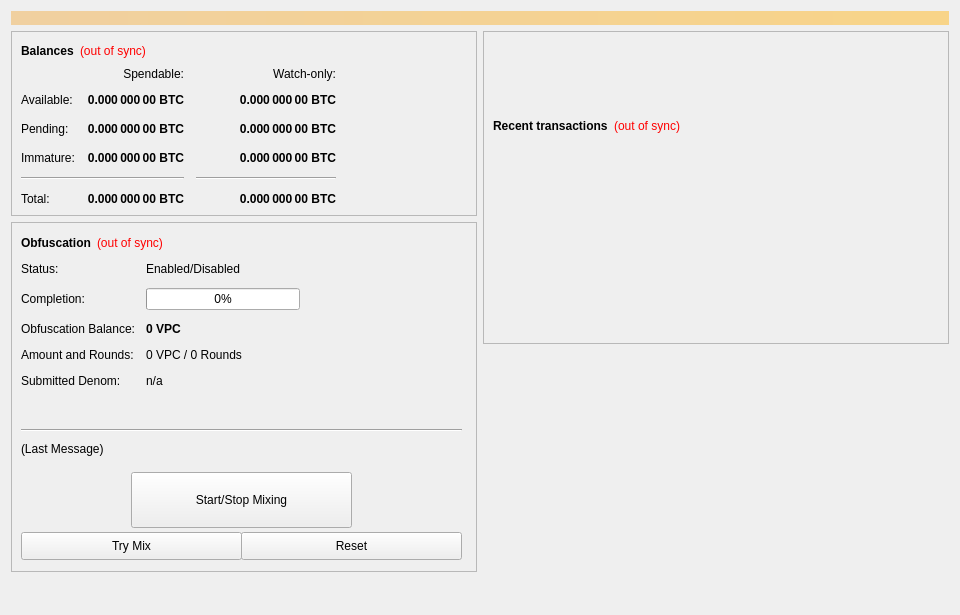
<?xml version="1.0" encoding="UTF-8"?>
<ui version="4.0">
 <class>OverviewPage</class>
 <widget class="QWidget" name="OverviewPage">
  <property name="geometry">
   <rect>
    <x>0</x>
    <y>0</y>
    <width>960</width>
    <height>615</height>
   </rect>
  </property>
  <property name="minimumSize">
   <size>
    <width>960</width>
    <height>0</height>
   </size>
  </property>
  <property name="windowTitle">
   <string>Form</string>
  </property>
  <layout class="QVBoxLayout" name="topLayout">
   <item>
    <widget class="QLabel" name="labelAlerts">
     <property name="visible">
      <bool>false</bool>
     </property>
     <property name="styleSheet">
      <string notr="true">background-color: qlineargradient(x1: 0, y1: 0, x2: 1, y2: 0, stop:0 #F0D0A0, stop:1 #F8D488); color:#000000;</string>
     </property>
     <property name="wordWrap">
      <bool>true</bool>
     </property>
     <property name="margin">
      <number>3</number>
     </property>
    </widget>
   </item>
   <item>
    <layout class="QHBoxLayout" name="horizontalLayout" stretch="1,1">
     <item>
      <layout class="QVBoxLayout" name="verticalLayout_2">
       <item>
        <widget class="QFrame" name="frame">
         <property name="frameShape">
          <enum>QFrame::StyledPanel</enum>
         </property>
         <property name="frameShadow">
          <enum>QFrame::Raised</enum>
         </property>
         <layout class="QVBoxLayout" name="verticalLayout_4">
          <item>
           <layout class="QHBoxLayout" name="horizontalLayout_4">
            <item>
             <widget class="QLabel" name="label_5">
              <property name="font">
               <font>
                <weight>75</weight>
                <bold>true</bold>
               </font>
              </property>
              <property name="text">
               <string>Balances</string>
              </property>
             </widget>
            </item>
            <item>
             <widget class="QLabel" name="labelWalletStatus">
              <property name="cursor">
               <cursorShape>WhatsThisCursor</cursorShape>
              </property>
              <property name="toolTip">
               <string>The displayed information may be out of date. Your wallet automatically synchronizes with the QpayCoin network after a connection is established, but this process has not completed yet.</string>
              </property>
              <property name="styleSheet">
               <string notr="true">QLabel { color: red; }</string>
              </property>
              <property name="text">
               <string notr="true">(out of sync)</string>
              </property>
              <property name="alignment">
               <set>Qt::AlignLeading|Qt::AlignLeft|Qt::AlignVCenter</set>
              </property>
             </widget>
            </item>
            <item>
             <spacer name="horizontalSpacer_3">
              <property name="orientation">
               <enum>Qt::Horizontal</enum>
              </property>
              <property name="sizeHint" stdset="0">
               <size>
                <width>40</width>
                <height>20</height>
               </size>
              </property>
             </spacer>
            </item>
           </layout>
          </item>
          <item>
           <layout class="QGridLayout" name="gridLayout">
            <property name="spacing">
             <number>12</number>
            </property>
            <item row="2" column="2">
             <widget class="QLabel" name="labelWatchPending">
              <property name="font">
               <font>
                <weight>75</weight>
                <bold>true</bold>
               </font>
              </property>
              <property name="cursor">
               <cursorShape>IBeamCursor</cursorShape>
              </property>
              <property name="toolTip">
               <string>Unconfirmed transactions to watch-only addresses</string>
              </property>
              <property name="text">
               <string notr="true">0.000 000 00 BTC</string>
              </property>
              <property name="alignment">
               <set>Qt::AlignRight|Qt::AlignTrailing|Qt::AlignVCenter</set>
              </property>
              <property name="textInteractionFlags">
               <set>Qt::LinksAccessibleByMouse|Qt::TextSelectableByKeyboard|Qt::TextSelectableByMouse</set>
              </property>
             </widget>
            </item>
            <item row="2" column="1">
             <widget class="QLabel" name="labelUnconfirmed">
              <property name="font">
               <font>
                <weight>75</weight>
                <bold>true</bold>
               </font>
              </property>
              <property name="cursor">
               <cursorShape>IBeamCursor</cursorShape>
              </property>
              <property name="toolTip">
               <string>Total of transactions that have yet to be confirmed, and do not yet count toward the spendable balance</string>
              </property>
              <property name="text">
               <string notr="true">0.000 000 00 BTC</string>
              </property>
              <property name="alignment">
               <set>Qt::AlignRight|Qt::AlignTrailing|Qt::AlignVCenter</set>
              </property>
              <property name="textInteractionFlags">
               <set>Qt::LinksAccessibleByMouse|Qt::TextSelectableByKeyboard|Qt::TextSelectableByMouse</set>
              </property>
             </widget>
            </item>
            <item row="3" column="2">
             <widget class="QLabel" name="labelWatchImmature">
              <property name="font">
               <font>
                <weight>75</weight>
                <bold>true</bold>
               </font>
              </property>
              <property name="cursor">
               <cursorShape>IBeamCursor</cursorShape>
              </property>
              <property name="toolTip">
               <string>Staked or masternode rewards in watch-only addresses that has not yet matured</string>
              </property>
              <property name="text">
               <string notr="true">0.000 000 00 BTC</string>
              </property>
              <property name="alignment">
               <set>Qt::AlignRight|Qt::AlignTrailing|Qt::AlignVCenter</set>
              </property>
              <property name="textInteractionFlags">
               <set>Qt::LinksAccessibleByMouse|Qt::TextSelectableByKeyboard|Qt::TextSelectableByMouse</set>
              </property>
             </widget>
            </item>
            <item row="4" column="0" colspan="2">
             <widget class="Line" name="lineSpendableBalance">
              <property name="orientation">
               <enum>Qt::Horizontal</enum>
              </property>
             </widget>
            </item>
            <item row="4" column="2">
             <widget class="Line" name="lineWatchBalance">
              <property name="sizePolicy">
               <sizepolicy hsizetype="Preferred" vsizetype="Fixed">
                <horstretch>0</horstretch>
                <verstretch>0</verstretch>
               </sizepolicy>
              </property>
              <property name="minimumSize">
               <size>
                <width>140</width>
                <height>0</height>
               </size>
              </property>
              <property name="orientation">
               <enum>Qt::Horizontal</enum>
              </property>
             </widget>
            </item>
            <item row="5" column="0">
             <widget class="QLabel" name="labelTotalText">
              <property name="text">
               <string>Total:</string>
              </property>
             </widget>
            </item>
            <item row="3" column="1">
             <widget class="QLabel" name="labelImmature">
              <property name="font">
               <font>
                <weight>75</weight>
                <bold>true</bold>
               </font>
              </property>
              <property name="cursor">
               <cursorShape>IBeamCursor</cursorShape>
              </property>
              <property name="toolTip">
               <string>Staked or masternode rewards that has not yet matured</string>
              </property>
              <property name="text">
               <string notr="true">0.000 000 00 BTC</string>
              </property>
              <property name="alignment">
               <set>Qt::AlignRight|Qt::AlignTrailing|Qt::AlignVCenter</set>
              </property>
              <property name="textInteractionFlags">
               <set>Qt::LinksAccessibleByMouse|Qt::TextSelectableByKeyboard|Qt::TextSelectableByMouse</set>
              </property>
             </widget>
            </item>
            <item row="2" column="3">
             <spacer name="horizontalSpacer_2">
              <property name="orientation">
               <enum>Qt::Horizontal</enum>
              </property>
              <property name="sizeHint" stdset="0">
               <size>
                <width>40</width>
                <height>20</height>
               </size>
              </property>
             </spacer>
            </item>
            <item row="3" column="0">
             <widget class="QLabel" name="labelImmatureText">
              <property name="text">
               <string>Immature:</string>
              </property>
             </widget>
            </item>
            <item row="5" column="1">
             <widget class="QLabel" name="labelTotal">
              <property name="font">
               <font>
                <weight>75</weight>
                <bold>true</bold>
               </font>
              </property>
              <property name="cursor">
               <cursorShape>IBeamCursor</cursorShape>
              </property>
              <property name="toolTip">
               <string>Your current total balance</string>
              </property>
              <property name="text">
               <string notr="true">0.000 000 00 BTC</string>
              </property>
              <property name="alignment">
               <set>Qt::AlignRight|Qt::AlignTrailing|Qt::AlignVCenter</set>
              </property>
              <property name="textInteractionFlags">
               <set>Qt::LinksAccessibleByMouse|Qt::TextSelectableByKeyboard|Qt::TextSelectableByMouse</set>
              </property>
             </widget>
            </item>
            <item row="5" column="2">
             <widget class="QLabel" name="labelWatchTotal">
              <property name="font">
               <font>
                <weight>75</weight>
                <bold>true</bold>
               </font>
              </property>
              <property name="cursor">
               <cursorShape>IBeamCursor</cursorShape>
              </property>
              <property name="toolTip">
               <string>Current total balance in watch-only addresses</string>
              </property>
              <property name="text">
               <string notr="true">0.000 000 00 BTC</string>
              </property>
              <property name="alignment">
               <set>Qt::AlignRight|Qt::AlignTrailing|Qt::AlignVCenter</set>
              </property>
              <property name="textInteractionFlags">
               <set>Qt::LinksAccessibleByMouse|Qt::TextSelectableByKeyboard|Qt::TextSelectableByMouse</set>
              </property>
             </widget>
            </item>
            <item row="0" column="2">
             <widget class="QLabel" name="labelWatchonly">
              <property name="text">
               <string>Watch-only:</string>
              </property>
              <property name="alignment">
               <set>Qt::AlignRight|Qt::AlignTrailing|Qt::AlignVCenter</set>
              </property>
             </widget>
            </item>
            <item row="1" column="0">
             <widget class="QLabel" name="labelBalanceText">
              <property name="text">
               <string>Available:</string>
              </property>
             </widget>
            </item>
            <item row="1" column="1">
             <widget class="QLabel" name="labelBalance">
              <property name="font">
               <font>
                <weight>75</weight>
                <bold>true</bold>
               </font>
              </property>
              <property name="cursor">
               <cursorShape>IBeamCursor</cursorShape>
              </property>
              <property name="toolTip">
               <string>Your current spendable balance</string>
              </property>
              <property name="text">
               <string notr="true">0.000 000 00 BTC</string>
              </property>
              <property name="alignment">
               <set>Qt::AlignRight|Qt::AlignTrailing|Qt::AlignVCenter</set>
              </property>
              <property name="textInteractionFlags">
               <set>Qt::LinksAccessibleByMouse|Qt::TextSelectableByKeyboard|Qt::TextSelectableByMouse</set>
              </property>
             </widget>
            </item>
            <item row="1" column="2">
             <widget class="QLabel" name="labelWatchAvailable">
              <property name="font">
               <font>
                <weight>75</weight>
                <bold>true</bold>
               </font>
              </property>
              <property name="cursor">
               <cursorShape>IBeamCursor</cursorShape>
              </property>
              <property name="toolTip">
               <string>Your current balance in watch-only addresses</string>
              </property>
              <property name="text">
               <string notr="true">0.000 000 00 BTC</string>
              </property>
              <property name="alignment">
               <set>Qt::AlignRight|Qt::AlignTrailing|Qt::AlignVCenter</set>
              </property>
              <property name="textInteractionFlags">
               <set>Qt::LinksAccessibleByMouse|Qt::TextSelectableByKeyboard|Qt::TextSelectableByMouse</set>
              </property>
             </widget>
            </item>
            <item row="2" column="0">
             <widget class="QLabel" name="labelPendingText">
              <property name="text">
               <string>Pending:</string>
              </property>
             </widget>
            </item>
            <item row="0" column="1">
             <widget class="QLabel" name="labelSpendable">
              <property name="text">
               <string>Spendable:</string>
              </property>
              <property name="alignment">
               <set>Qt::AlignRight|Qt::AlignTrailing|Qt::AlignVCenter</set>
              </property>
             </widget>
            </item>
           </layout>
          </item>
         </layout>
        </widget>
       </item>
       <item>
        <widget class="QFrame" name="frameObfuscation">
         <property name="minimumSize">
          <size>
           <width>0</width>
           <height>350</height>
          </size>
         </property>
         <property name="layoutDirection">
          <enum>Qt::LeftToRight</enum>
         </property>
         <property name="frameShape">
          <enum>QFrame::StyledPanel</enum>
         </property>
         <property name="frameShadow">
          <enum>QFrame::Raised</enum>
         </property>
         <widget class="QWidget" name="formLayoutWidget">
          <property name="geometry">
           <rect>
            <x>10</x>
            <y>40</y>
            <width>451</width>
            <height>161</height>
           </rect>
          </property>
          <layout class="QFormLayout" name="formLayout">
           <property name="fieldGrowthPolicy">
            <enum>QFormLayout::AllNonFixedFieldsGrow</enum>
           </property>
           <property name="horizontalSpacing">
            <number>11</number>
           </property>
           <property name="verticalSpacing">
            <number>12</number>
           </property>
           <item row="0" column="0">
            <widget class="QLabel" name="label_6">
             <property name="text">
              <string>Status:</string>
             </property>
            </widget>
           </item>
           <item row="1" column="0">
            <widget class="QLabel" name="label_7">
             <property name="text">
              <string>Completion:</string>
             </property>
            </widget>
           </item>
           <item row="1" column="1">
            <widget class="QProgressBar" name="obfuscationProgress">
             <property name="maximumSize">
              <size>
               <width>154</width>
               <height>16777215</height>
              </size>
             </property>
             <property name="value">
              <number>0</number>
             </property>
            </widget>
           </item>
           <item row="2" column="0">
            <widget class="QLabel" name="labelAnonymizedText">
             <property name="text">
              <string>Obfuscation Balance:</string>
             </property>
            </widget>
           </item>
           <item row="2" column="1">
            <widget class="QLabel" name="labelAnonymized">
             <property name="font">
              <font>
               <weight>75</weight>
               <bold>true</bold>
              </font>
             </property>
             <property name="text">
              <string notr="true">0 VPC</string>
             </property>
            </widget>
           </item>
           <item row="3" column="0">
            <widget class="QLabel" name="label_8">
             <property name="text">
              <string>Amount and Rounds:</string>
             </property>
            </widget>
           </item>
           <item row="3" column="1">
            <widget class="QLabel" name="labelAmountRounds">
             <property name="text">
              <string>0 VPC / 0 Rounds</string>
             </property>
            </widget>
           </item>
           <item row="4" column="0">
            <widget class="QLabel" name="label_9">
             <property name="text">
              <string>Submitted Denom:</string>
             </property>
            </widget>
           </item>
           <item row="4" column="1">
            <widget class="QLabel" name="labelSubmittedDenom">
             <property name="toolTip">
              <string>The denominations you submitted to the Masternode.&lt;br&gt;To mix, other users must submit the exact same denominations.</string>
             </property>
             <property name="text">
              <string>n/a</string>
             </property>
            </widget>
           </item>
           <item row="0" column="1">
            <widget class="QLabel" name="obfuscationEnabled">
             <property name="text">
              <string>Enabled/Disabled</string>
             </property>
            </widget>
           </item>
          </layout>
         </widget>
         <widget class="QPushButton" name="runAutoDenom">
          <property name="geometry">
           <rect>
            <x>251</x>
            <y>17</y>
            <width>1</width>
            <height>1</height>
           </rect>
          </property>
          <property name="palette">
           <palette>
            <active>
             <colorrole role="WindowText">
              <brush brushstyle="SolidPattern">
               <color alpha="255">
                <red>0</red>
                <green>0</green>
                <blue>0</blue>
               </color>
              </brush>
             </colorrole>
             <colorrole role="Button">
              <brush brushstyle="SolidPattern">
               <color alpha="255">
                <red>239</red>
                <green>238</green>
                <blue>238</blue>
               </color>
              </brush>
             </colorrole>
             <colorrole role="Light">
              <brush brushstyle="SolidPattern">
               <color alpha="255">
                <red>255</red>
                <green>255</green>
                <blue>255</blue>
               </color>
              </brush>
             </colorrole>
             <colorrole role="Midlight">
              <brush brushstyle="SolidPattern">
               <color alpha="255">
                <red>247</red>
                <green>246</green>
                <blue>246</blue>
               </color>
              </brush>
             </colorrole>
             <colorrole role="Dark">
              <brush brushstyle="SolidPattern">
               <color alpha="255">
                <red>119</red>
                <green>119</green>
                <blue>119</blue>
               </color>
              </brush>
             </colorrole>
             <colorrole role="Mid">
              <brush brushstyle="SolidPattern">
               <color alpha="255">
                <red>159</red>
                <green>159</green>
                <blue>159</blue>
               </color>
              </brush>
             </colorrole>
             <colorrole role="Text">
              <brush brushstyle="SolidPattern">
               <color alpha="255">
                <red>0</red>
                <green>0</green>
                <blue>0</blue>
               </color>
              </brush>
             </colorrole>
             <colorrole role="BrightText">
              <brush brushstyle="SolidPattern">
               <color alpha="255">
                <red>255</red>
                <green>255</green>
                <blue>255</blue>
               </color>
              </brush>
             </colorrole>
             <colorrole role="ButtonText">
              <brush brushstyle="SolidPattern">
               <color alpha="255">
                <red>0</red>
                <green>0</green>
                <blue>0</blue>
               </color>
              </brush>
             </colorrole>
             <colorrole role="Base">
              <brush brushstyle="SolidPattern">
               <color alpha="255">
                <red>255</red>
                <green>255</green>
                <blue>255</blue>
               </color>
              </brush>
             </colorrole>
             <colorrole role="Window">
              <brush brushstyle="SolidPattern">
               <color alpha="255">
                <red>239</red>
                <green>238</green>
                <blue>238</blue>
               </color>
              </brush>
             </colorrole>
             <colorrole role="Shadow">
              <brush brushstyle="SolidPattern">
               <color alpha="255">
                <red>0</red>
                <green>0</green>
                <blue>0</blue>
               </color>
              </brush>
             </colorrole>
             <colorrole role="AlternateBase">
              <brush brushstyle="SolidPattern">
               <color alpha="255">
                <red>247</red>
                <green>246</green>
                <blue>246</blue>
               </color>
              </brush>
             </colorrole>
             <colorrole role="ToolTipBase">
              <brush brushstyle="SolidPattern">
               <color alpha="255">
                <red>255</red>
                <green>255</green>
                <blue>220</blue>
               </color>
              </brush>
             </colorrole>
             <colorrole role="ToolTipText">
              <brush brushstyle="SolidPattern">
               <color alpha="255">
                <red>0</red>
                <green>0</green>
                <blue>0</blue>
               </color>
              </brush>
             </colorrole>
            </active>
            <inactive>
             <colorrole role="WindowText">
              <brush brushstyle="SolidPattern">
               <color alpha="255">
                <red>0</red>
                <green>0</green>
                <blue>0</blue>
               </color>
              </brush>
             </colorrole>
             <colorrole role="Button">
              <brush brushstyle="SolidPattern">
               <color alpha="255">
                <red>239</red>
                <green>238</green>
                <blue>238</blue>
               </color>
              </brush>
             </colorrole>
             <colorrole role="Light">
              <brush brushstyle="SolidPattern">
               <color alpha="255">
                <red>255</red>
                <green>255</green>
                <blue>255</blue>
               </color>
              </brush>
             </colorrole>
             <colorrole role="Midlight">
              <brush brushstyle="SolidPattern">
               <color alpha="255">
                <red>247</red>
                <green>246</green>
                <blue>246</blue>
               </color>
              </brush>
             </colorrole>
             <colorrole role="Dark">
              <brush brushstyle="SolidPattern">
               <color alpha="255">
                <red>119</red>
                <green>119</green>
                <blue>119</blue>
               </color>
              </brush>
             </colorrole>
             <colorrole role="Mid">
              <brush brushstyle="SolidPattern">
               <color alpha="255">
                <red>159</red>
                <green>159</green>
                <blue>159</blue>
               </color>
              </brush>
             </colorrole>
             <colorrole role="Text">
              <brush brushstyle="SolidPattern">
               <color alpha="255">
                <red>0</red>
                <green>0</green>
                <blue>0</blue>
               </color>
              </brush>
             </colorrole>
             <colorrole role="BrightText">
              <brush brushstyle="SolidPattern">
               <color alpha="255">
                <red>255</red>
                <green>255</green>
                <blue>255</blue>
               </color>
              </brush>
             </colorrole>
             <colorrole role="ButtonText">
              <brush brushstyle="SolidPattern">
               <color alpha="255">
                <red>0</red>
                <green>0</green>
                <blue>0</blue>
               </color>
              </brush>
             </colorrole>
             <colorrole role="Base">
              <brush brushstyle="SolidPattern">
               <color alpha="255">
                <red>255</red>
                <green>255</green>
                <blue>255</blue>
               </color>
              </brush>
             </colorrole>
             <colorrole role="Window">
              <brush brushstyle="SolidPattern">
               <color alpha="255">
                <red>239</red>
                <green>238</green>
                <blue>238</blue>
               </color>
              </brush>
             </colorrole>
             <colorrole role="Shadow">
              <brush brushstyle="SolidPattern">
               <color alpha="255">
                <red>0</red>
                <green>0</green>
                <blue>0</blue>
               </color>
              </brush>
             </colorrole>
             <colorrole role="AlternateBase">
              <brush brushstyle="SolidPattern">
               <color alpha="255">
                <red>247</red>
                <green>246</green>
                <blue>246</blue>
               </color>
              </brush>
             </colorrole>
             <colorrole role="ToolTipBase">
              <brush brushstyle="SolidPattern">
               <color alpha="255">
                <red>255</red>
                <green>255</green>
                <blue>220</blue>
               </color>
              </brush>
             </colorrole>
             <colorrole role="ToolTipText">
              <brush brushstyle="SolidPattern">
               <color alpha="255">
                <red>0</red>
                <green>0</green>
                <blue>0</blue>
               </color>
              </brush>
             </colorrole>
            </inactive>
            <disabled>
             <colorrole role="WindowText">
              <brush brushstyle="SolidPattern">
               <color alpha="255">
                <red>119</red>
                <green>119</green>
                <blue>119</blue>
               </color>
              </brush>
             </colorrole>
             <colorrole role="Button">
              <brush brushstyle="SolidPattern">
               <color alpha="255">
                <red>239</red>
                <green>238</green>
                <blue>238</blue>
               </color>
              </brush>
             </colorrole>
             <colorrole role="Light">
              <brush brushstyle="SolidPattern">
               <color alpha="255">
                <red>255</red>
                <green>255</green>
                <blue>255</blue>
               </color>
              </brush>
             </colorrole>
             <colorrole role="Midlight">
              <brush brushstyle="SolidPattern">
               <color alpha="255">
                <red>247</red>
                <green>246</green>
                <blue>246</blue>
               </color>
              </brush>
             </colorrole>
             <colorrole role="Dark">
              <brush brushstyle="SolidPattern">
               <color alpha="255">
                <red>119</red>
                <green>119</green>
                <blue>119</blue>
               </color>
              </brush>
             </colorrole>
             <colorrole role="Mid">
              <brush brushstyle="SolidPattern">
               <color alpha="255">
                <red>159</red>
                <green>159</green>
                <blue>159</blue>
               </color>
              </brush>
             </colorrole>
             <colorrole role="Text">
              <brush brushstyle="SolidPattern">
               <color alpha="255">
                <red>119</red>
                <green>119</green>
                <blue>119</blue>
               </color>
              </brush>
             </colorrole>
             <colorrole role="BrightText">
              <brush brushstyle="SolidPattern">
               <color alpha="255">
                <red>255</red>
                <green>255</green>
                <blue>255</blue>
               </color>
              </brush>
             </colorrole>
             <colorrole role="ButtonText">
              <brush brushstyle="SolidPattern">
               <color alpha="255">
                <red>119</red>
                <green>119</green>
                <blue>119</blue>
               </color>
              </brush>
             </colorrole>
             <colorrole role="Base">
              <brush brushstyle="SolidPattern">
               <color alpha="255">
                <red>239</red>
                <green>238</green>
                <blue>238</blue>
               </color>
              </brush>
             </colorrole>
             <colorrole role="Window">
              <brush brushstyle="SolidPattern">
               <color alpha="255">
                <red>239</red>
                <green>238</green>
                <blue>238</blue>
               </color>
              </brush>
             </colorrole>
             <colorrole role="Shadow">
              <brush brushstyle="SolidPattern">
               <color alpha="255">
                <red>0</red>
                <green>0</green>
                <blue>0</blue>
               </color>
              </brush>
             </colorrole>
             <colorrole role="AlternateBase">
              <brush brushstyle="SolidPattern">
               <color alpha="255">
                <red>239</red>
                <green>238</green>
                <blue>238</blue>
               </color>
              </brush>
             </colorrole>
             <colorrole role="ToolTipBase">
              <brush brushstyle="SolidPattern">
               <color alpha="255">
                <red>255</red>
                <green>255</green>
                <blue>220</blue>
               </color>
              </brush>
             </colorrole>
             <colorrole role="ToolTipText">
              <brush brushstyle="SolidPattern">
               <color alpha="255">
                <red>0</red>
                <green>0</green>
                <blue>0</blue>
               </color>
              </brush>
             </colorrole>
            </disabled>
           </palette>
          </property>
          <property name="focusPolicy">
           <enum>Qt::NoFocus</enum>
          </property>
          <property name="autoFillBackground">
           <bool>true</bool>
          </property>
          <property name="text">
           <string/>
          </property>
          <property name="flat">
           <bool>true</bool>
          </property>
         </widget>
         <widget class="QPushButton" name="toggleObfuscation">
          <property name="geometry">
           <rect>
            <x>120</x>
            <y>250</y>
            <width>221</width>
            <height>56</height>
           </rect>
          </property>
          <property name="sizePolicy">
           <sizepolicy hsizetype="MinimumExpanding" vsizetype="Fixed">
            <horstretch>0</horstretch>
            <verstretch>0</verstretch>
           </sizepolicy>
          </property>
          <property name="text">
           <string>Start/Stop Mixing</string>
          </property>
         </widget>
         <widget class="Line" name="lineLastMessage">
          <property name="geometry">
           <rect>
            <x>10</x>
            <y>200</y>
            <width>441</width>
            <height>16</height>
           </rect>
          </property>
          <property name="orientation">
           <enum>Qt::Horizontal</enum>
          </property>
         </widget>
         <widget class="QLabel" name="obfuscationStatus">
          <property name="geometry">
           <rect>
            <x>10</x>
            <y>220</y>
            <width>451</width>
            <height>61</height>
           </rect>
          </property>
          <property name="minimumSize">
           <size>
            <width>288</width>
            <height>43</height>
           </size>
          </property>
          <property name="text">
           <string>(Last Message)</string>
          </property>
          <property name="alignment">
           <set>Qt::AlignLeading|Qt::AlignLeft|Qt::AlignTop</set>
          </property>
          <property name="wordWrap">
           <bool>true</bool>
          </property>
         </widget>
         <widget class="QPushButton" name="obfuscationAuto">
          <property name="geometry">
           <rect>
            <x>10</x>
            <y>310</y>
            <width>221</width>
            <height>28</height>
           </rect>
          </property>
          <property name="sizePolicy">
           <sizepolicy hsizetype="MinimumExpanding" vsizetype="Fixed">
            <horstretch>0</horstretch>
            <verstretch>0</verstretch>
           </sizepolicy>
          </property>
          <property name="toolTip">
           <string>Try to manually submit a Obfuscation request.</string>
          </property>
          <property name="text">
           <string>Try Mix</string>
          </property>
         </widget>
         <widget class="QPushButton" name="obfuscationReset">
          <property name="geometry">
           <rect>
            <x>230</x>
            <y>310</y>
            <width>221</width>
            <height>28</height>
           </rect>
          </property>
          <property name="sizePolicy">
           <sizepolicy hsizetype="MinimumExpanding" vsizetype="Fixed">
            <horstretch>0</horstretch>
            <verstretch>0</verstretch>
           </sizepolicy>
          </property>
          <property name="toolTip">
           <string>Reset the current status of Obfuscation (can interrupt Obfuscation if it's in the process of Mixing, which can cost you money!)</string>
          </property>
          <property name="autoFillBackground">
           <bool>false</bool>
          </property>
          <property name="text">
           <string>Reset</string>
          </property>
         </widget>
         <widget class="QWidget" name="layoutWidget">
          <property name="geometry">
           <rect>
            <x>10</x>
            <y>10</y>
            <width>431</width>
            <height>22</height>
           </rect>
          </property>
          <layout class="QHBoxLayout" name="horizontalLayout_5">
           <item>
            <widget class="QLabel" name="label_2">
             <property name="font">
              <font>
               <weight>75</weight>
               <bold>true</bold>
              </font>
             </property>
             <property name="text">
              <string>Obfuscation</string>
             </property>
            </widget>
           </item>
           <item>
            <widget class="QLabel" name="labelObfuscationSyncStatus">
             <property name="toolTip">
              <string>The displayed information may be out of date. Your wallet automatically synchronizes with the QpayCoin network after a connection is established, but this process has not completed yet.</string>
             </property>
             <property name="styleSheet">
              <string notr="true">QLabel { color: red; }</string>
             </property>
             <property name="text">
              <string notr="true">(out of sync)</string>
             </property>
             <property name="alignment">
              <set>Qt::AlignLeading|Qt::AlignLeft|Qt::AlignVCenter</set>
             </property>
            </widget>
           </item>
           <item>
            <spacer name="horizontalSpacer_4">
             <property name="orientation">
              <enum>Qt::Horizontal</enum>
             </property>
             <property name="sizeHint" stdset="0">
              <size>
               <width>40</width>
               <height>20</height>
              </size>
             </property>
            </spacer>
           </item>
          </layout>
         </widget>
        </widget>
       </item>
       <item>
        <spacer name="verticalSpacer">
         <property name="orientation">
          <enum>Qt::Vertical</enum>
         </property>
         <property name="sizeHint" stdset="0">
          <size>
           <width>20</width>
           <height>40</height>
          </size>
         </property>
        </spacer>
       </item>
      </layout>
     </item>
     <item>
      <layout class="QVBoxLayout" name="verticalLayout_3">
       <item>
        <widget class="QFrame" name="frame_2">
         <property name="frameShape">
          <enum>QFrame::StyledPanel</enum>
         </property>
         <property name="frameShadow">
          <enum>QFrame::Raised</enum>
         </property>
         <layout class="QVBoxLayout" name="verticalLayout">
          <item>
           <spacer name="verticalSpacer_3">
            <property name="orientation">
             <enum>Qt::Vertical</enum>
            </property>
            <property name="sizeType">
             <enum>QSizePolicy::Fixed</enum>
            </property>
            <property name="sizeHint" stdset="0">
             <size>
              <width>20</width>
              <height>75</height>
             </size>
            </property>
           </spacer>
          </item>
          <item>
           <layout class="QHBoxLayout" name="horizontalLayout_2">
            <item>
             <widget class="QLabel" name="label_4">
              <property name="font">
               <font>
                <weight>75</weight>
                <bold>true</bold>
               </font>
              </property>
              <property name="text">
               <string>Recent transactions</string>
              </property>
             </widget>
            </item>
            <item>
             <widget class="QLabel" name="labelTransactionsStatus">
              <property name="cursor">
               <cursorShape>WhatsThisCursor</cursorShape>
              </property>
              <property name="toolTip">
               <string>The displayed information may be out of date. Your wallet automatically synchronizes with the QpayCoin network after a connection is established, but this process has not completed yet.</string>
              </property>
              <property name="styleSheet">
               <string notr="true">QLabel { color: red; }</string>
              </property>
              <property name="text">
               <string notr="true">(out of sync)</string>
              </property>
              <property name="alignment">
               <set>Qt::AlignRight|Qt::AlignTrailing|Qt::AlignVCenter</set>
              </property>
             </widget>
            </item>
            <item>
             <spacer name="horizontalSpacer">
              <property name="orientation">
               <enum>Qt::Horizontal</enum>
              </property>
              <property name="sizeHint" stdset="0">
               <size>
                <width>40</width>
                <height>20</height>
               </size>
              </property>
             </spacer>
            </item>
           </layout>
          </item>
          <item>
           <widget class="QListView" name="listTransactions">
            <property name="styleSheet">
             <string notr="true">QListView { background: transparent; }</string>
            </property>
            <property name="frameShape">
             <enum>QFrame::NoFrame</enum>
            </property>
            <property name="verticalScrollBarPolicy">
             <enum>Qt::ScrollBarAlwaysOff</enum>
            </property>
            <property name="horizontalScrollBarPolicy">
             <enum>Qt::ScrollBarAlwaysOff</enum>
            </property>
            <property name="selectionMode">
             <enum>QAbstractItemView::NoSelection</enum>
            </property>
           </widget>
          </item>
         </layout>
        </widget>
       </item>
       <item>
        <spacer name="verticalSpacer_2">
         <property name="orientation">
          <enum>Qt::Vertical</enum>
         </property>
         <property name="sizeType">
          <enum>QSizePolicy::Expanding</enum>
         </property>
         <property name="sizeHint" stdset="0">
          <size>
           <width>20</width>
           <height>40</height>
          </size>
         </property>
        </spacer>
       </item>
      </layout>
     </item>
    </layout>
   </item>
  </layout>
 </widget>
 <resources/>
 <connections/>
</ui>
